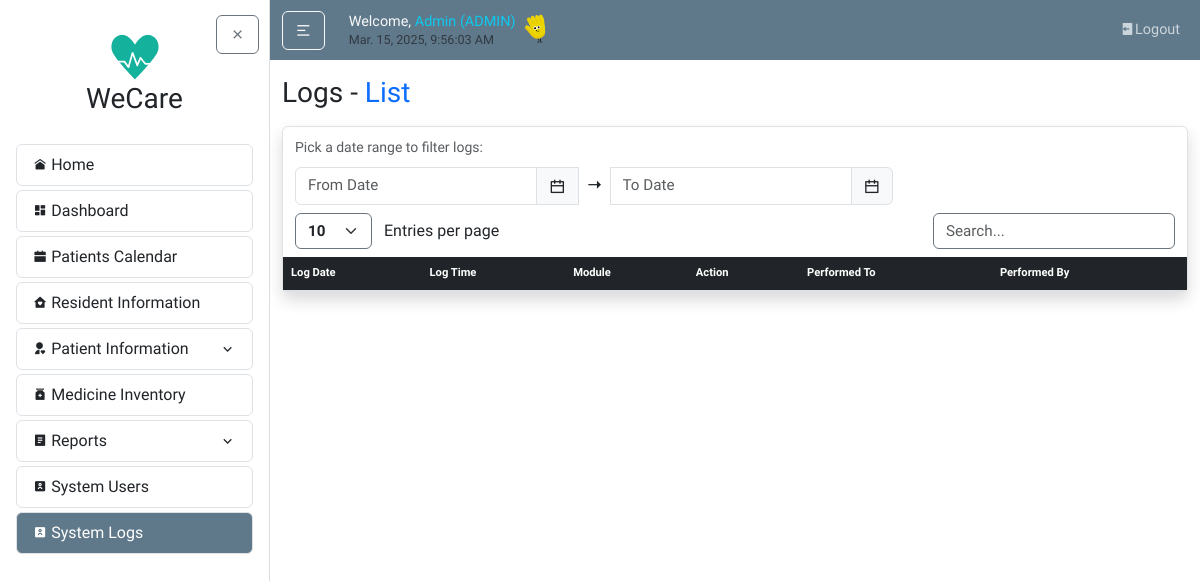
Page /logs/ (signed in) on the earlier database version.
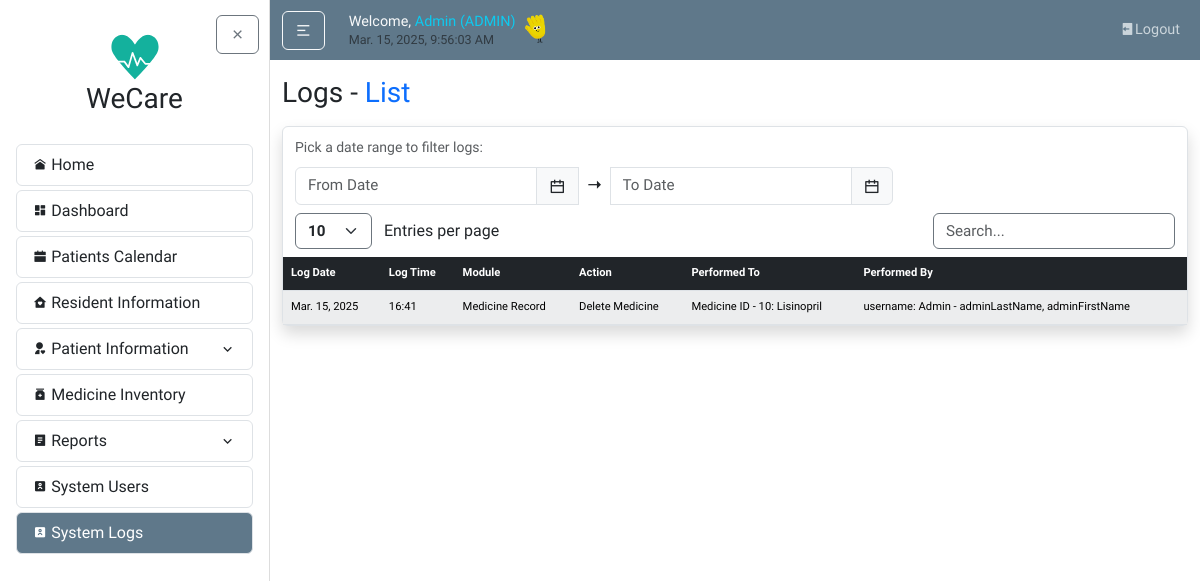
Same page on the later database version.
### logs/models.py (models this page shows)
class Logs(models.Model):
    datelog = models.DateField()
    timelog = models.TimeField()
    module = models.CharField(max_length=20)
    action = models.CharField(max_length=20)
    performed_to = models.CharField(max_length=20)
    performed_by = models.CharField(max_length=20)

### users/decorators.py (the view)
        def wrapper(request, *args, **kwargs):
            try:
                profile = request.user.userprofile
                if profile.userrole == 'ADMIN' or profile.userrole in allowed_roles:
                    return view_func(request, *args, **kwargs)
                else:
                    messages.warning(
                        request,
                        f"You don't have permission to access the {module_name} module."
                    )
                    return redirect('home')
            except UserProfile.DoesNotExist:
                messages.warning(
                    request,
                    f"Complete your profile to access the {module_name} module."
                )
                return redirect('home')

### logs/views.py (called while the page is built)
@login_required
@role_required(['ADMIN'], 'Logs')
def logs_list(request):
    start_date = request.GET.get('start_date')
    end_date = request.GET.get('end_date')
    logs = Logs.objects.all()
    if start_date and end_date:
        logs = logs.filter(datelog__range=[start_date, end_date])
    elif start_date:
        logs = logs.filter(datelog__gte=start_date)
    elif end_date:
        logs = logs.filter(datelog__lte=end_date)
    return render(request, 'logs/logs_list.html', {'logs': logs})

### logs/templates/logs/logs_list.html (shortened to what this page needs)
{% extends "home/layout.html" %}
{% block body %}
<h3 class="mb-3">Logs - <span class="text-primary">List</span></h3>
<article class="content-section border rounded p-0 shadow">
  <div class="container">
    <div class="row mt-2">
      <div class="col-auto">
        <small class="text-muted">Pick a date range to filter logs:</small>
        <form method="get" id="dateFilterForm" class="my-auto">
          <div class="input-group mt-2" style="font-size: calc(0.8rem + 0.2vw);">
            <input type="text" id="filter_start_date" name="start_date" class="form-control flatpickr-range" placeholder="From Date" value="{{ request.GET.start_date }}" style="font-size: calc(0.8rem + 0.2vw);">
            <span class="input-group-text">
              <i class="ri-calendar-line"></i>
            </span>
            <i class="ri-arrow-right-long-fill my-auto mx-2"></i>
            <input type="text" id="filter_end_date" name="end_date" class="form-control flatpickr-range" placeholder="To Date" value="{{ request.GET.end_date }}" style="font-size: calc(0.8rem + 0.2vw);">
            <span class="input-group-text">
              <i class="ri-calendar-line"></i>
            </span>
          </div>
        </form>
      </div>
    </div>
    <div class="d-flex justify-content-between align-items-center mt-2 mb-2">
      <div>
        <select id="Entries" class="form-select d-inline w-auto border-secondary fw-bold" style="font-size: calc(0.8rem + 0.2vw); cursor: pointer;">
          <option value="10">10</option>
        </select>
        <span class="ms-2">Entries per page</span>
      </div>
      <div>
        <input type="text" id="SearchBar" class="form-control d-inline w-auto border-secondary" placeholder="Search..." style="font-size: calc(0.8rem + 0.2vw);">
      </div>
    </div>
  </div>
  <div class="table-responsive mt-2">
    <table class="table table-light table-striped text-center m-0 px-0 projectTables" id="dataTable">
      <thead class="table-dark">
        <tr>
          <th class="text-start">Log Date</th>
          <th class="text-start">Log Time</th>
          <th class="text-start">Module</th>
          <th class="text-start">Action</th>
          <th class="text-start">Performed To</th>
          <th class="text-start">Performed By</th>
        </tr>
      </thead>
      <tbody>
        {% for log in logs %}
        <tr>
          <td class="align-middle text-start">{{ log.datelog|date:"M. d, Y" }}</td>
          <td class="align-middle text-start">
            {% if log.timelog %}
              {{ log.timelog|time:"H:i" }}
            {% else %}
              N/A
            {% endif %}
          </td>
          <td class="align-middle text-start">{{ log.module }}</td>
          <td class="align-middle text-start">{{ log.action }}</td>
          <td class="align-middle text-start">{{ log.performed_to }}</td>
          <td class="align-middle text-start">{{ log.performed_by }}</td>
        </tr>
        {% endfor %}
      </tbody>
    </table>
  </div>
</article>
{% endblock body %}

Differences in the rows shown:
added Logs: datelog "Mar. 15, 2025", timelog "16:41", module "Medicine Record", action "Delete Medicine", performed_to "Medicine ID - 10: Lisinopril", performed_by "username: Admin - adminLastName, adminFirstName"
